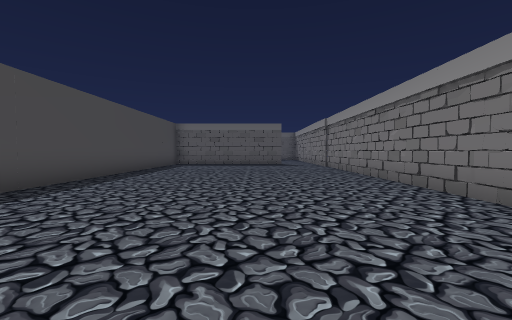
View 1 (above)

16 first-person views from a walk through a scene from a Unity 3-D project. The camera is 1.4 m above the floor, tilts 2° down and sees 90° across. The floor is counted in squares, 2 m on a side. Each view is taken from the middle of a square. On the plan, view 1 faces up. The plan holds only what a view shows up to about 9 squares ahead; the rest is blank. The player character is not drawn. Some animated figures are not drawn.

View 2
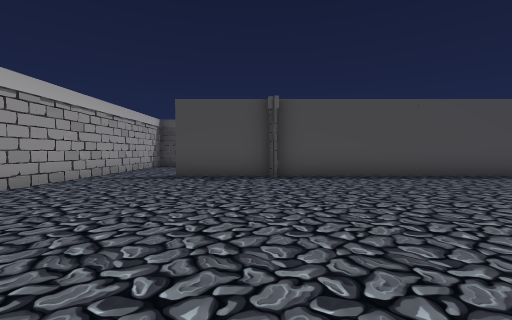

View 3
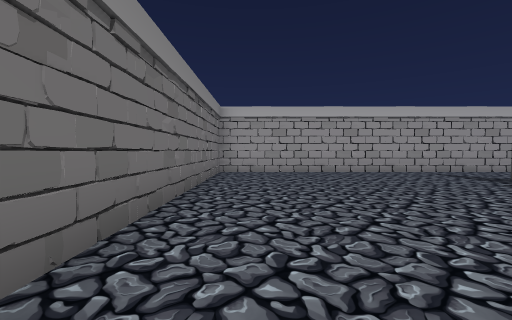

View 4
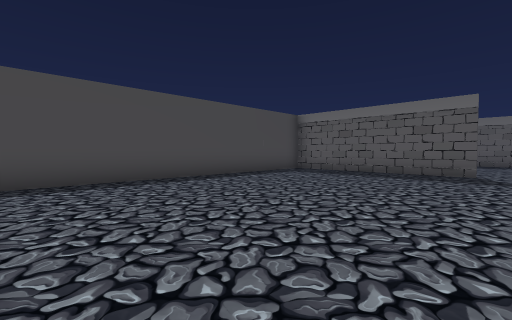

View 5
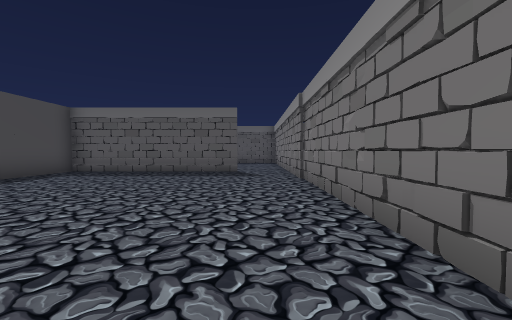

View 6
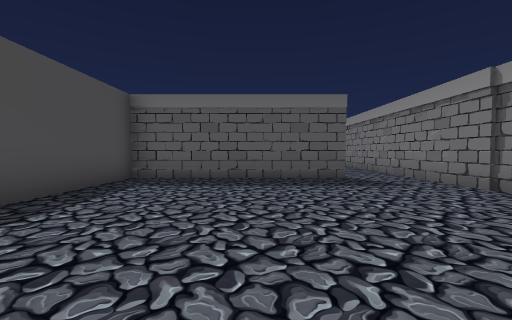

View 7
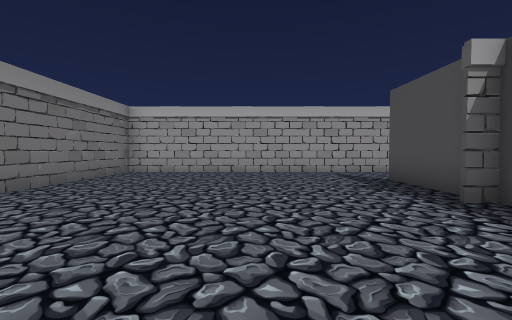

View 8
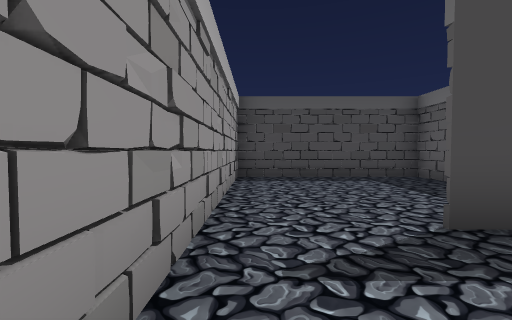

View 9
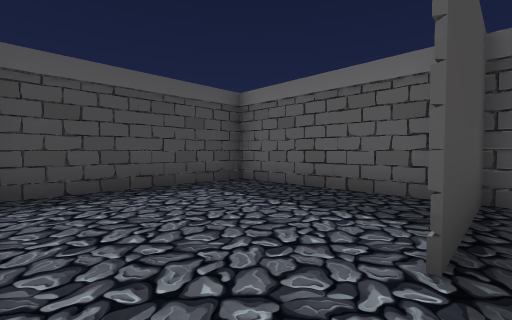

View 10
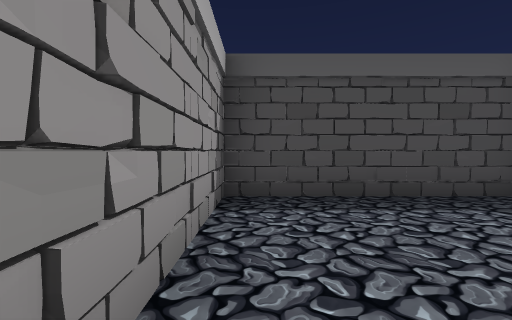

View 11
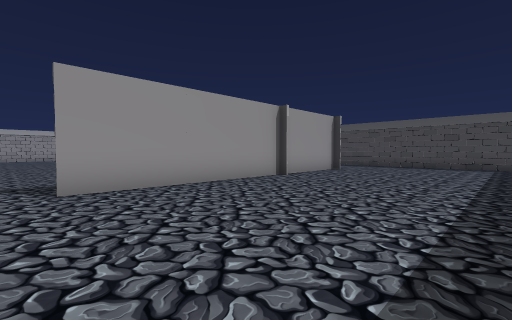

View 12
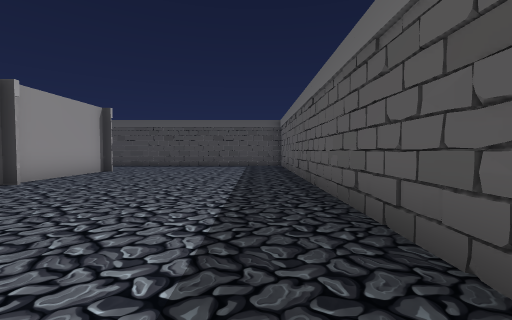

View 13
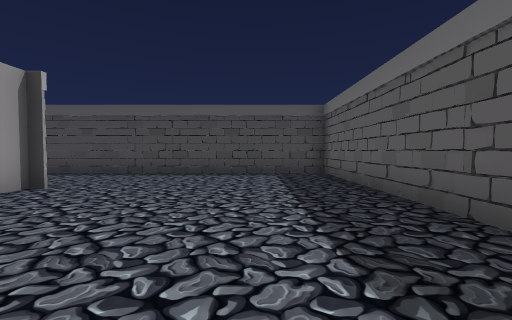

View 14
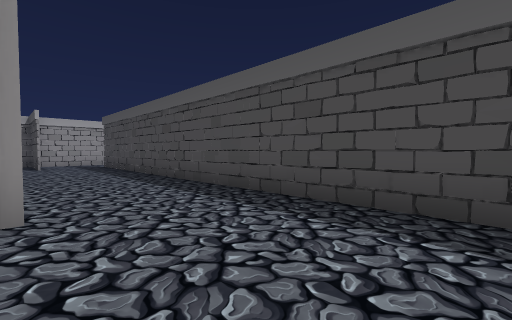

View 15
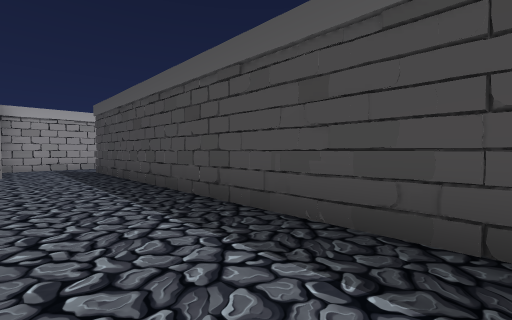

View 16
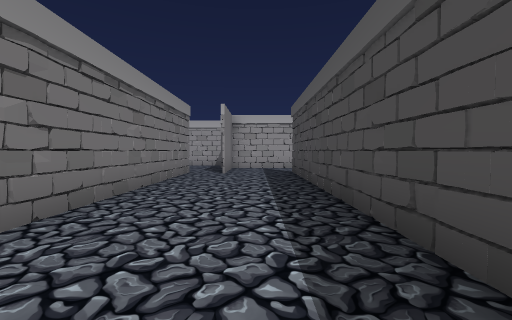

### Floor plan
Points are (right, up) in squares from view 1. A wall is a line through its corners. A room is listed if a view was taken in it or the views show most of it. See-through windows are left out.
Room 1 (views 1, 2, 3, 4, 5, 6, 7, 8)
walls: (-3.5, -4.5) (3.2, -4.5) (3.2, 14.5); (1.4, 13.7) (-4.2, 13.7); (-4.3, 14.1) (-4.3, -2.4)
ways out: opening at (-4, -3.5) to room 2; opening at (2, 14) to room 3
Room 2 (views 9, 10)
walls: (-3.7, 0.4) (-9, 0.4) (-9, -4.5) (-3.5, -4.5)
ways out: opening at (-4, -3.5) to room 1
Room 3 (views 11, 12, 13, 14, 15, 16)
walls: (-7.8, 13.8) (1.4, 13.8); (-0.1, 20.2) (-11.2, 20.2) (-11.2, 4.4); (3.2, 14.5) (3.2, 16); (-7.8, 4.5) (-7.8, 10.9); (-9, 4) (-9, 5); (-10.3, 2.5) (-9, 2.5)
ways out: opening at (2, 14) to room 1; opening at (-11, 3.5)

Where each view was taken, in squares from view 1:
view 1: 0 up, 0 right, facing up
view 2: 0 up, 3 right, facing left
view 3: 4 up, 2 right, facing down
view 4: 5 up, 2 right, facing up-left
view 5: 5 up, 2 right, facing up
view 6: 7 up, 1 left, facing up
view 7: 4 up, 1 left, facing down
view 8: 4 down, 2 left, facing left
view 9: 4 down, 4 left, facing up-left
view 10: 4 down, 5 left, facing left
view 11: 19 up, 2 right, facing down-left
view 12: 19 up, 1 right, facing left
view 13: 18 up, 3 left, facing left
view 14: 17 up, 8 left, facing down-left
view 15: 14 up, 9 left, facing down-left
view 16: 13 up, 10 left, facing down
